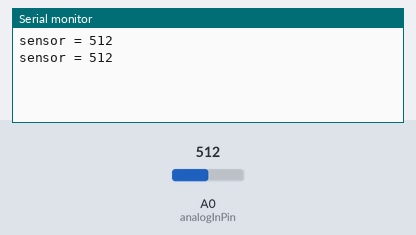
Recording of a sketch running on a simulated Arduino Uno, built with avr-gcc and run on an emulated ATmega328P. On the bench: the last lines printed to the serial monitor. Inputs (shaded band) come from the test bench; at power-on: A0 (analogInPin) = 512.

Above: at 1.8 s.
1.9 s: A0 (analogInPin) set to 716
At 2.4 s:
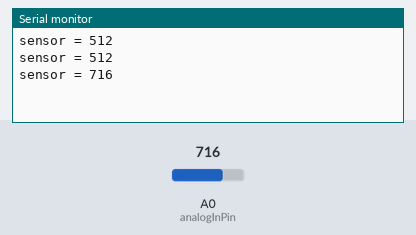
3.4 s: A0 (analogInPin) set to 900
At 4.8 s:
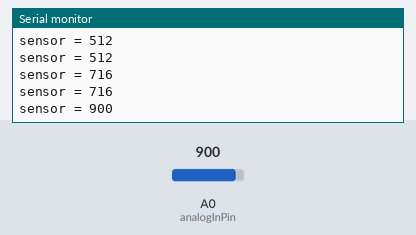
Timing chart, 0 to 6.4 s (numbered marks = the images above; inputs shaded):
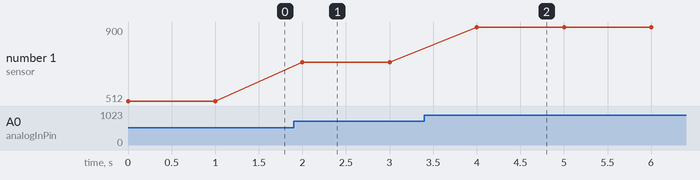

The sketch:

Ex02_ADC_Example.ino
```cpp
const int analogInPin = A0;  // ESP8266 Analog Pin ADC0 = A0

int sensorValue = 0;  // value read from the pot

void setup()
{
  // initialize serial communication at 115200
  Serial.begin(115200);
}

void loop()
{
  // read the analog in value
  sensorValue = analogRead(analogInPin);

  // print the readings in the Serial Monitor
  Serial.print("sensor = ");
  Serial.println(sensorValue);

  delay(1000);
}
```

Measured:
- after the input at 1.9 s, the serial monitor: prints a new line after 0.10 s (image 1)
- after the input at 3.4 s, the serial monitor: prints a new line after 0.60 s (image 2)
- plotted number 1: 512 → 716 after the input at 1.9 s, 716 → 900 after the input at 3.4 s
